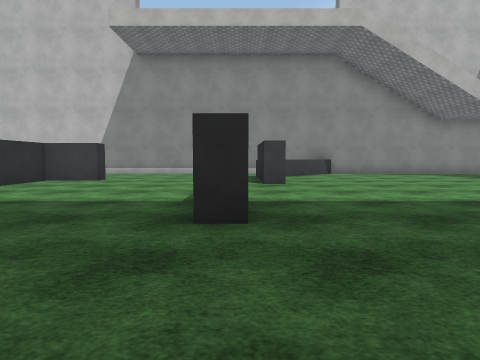
[1] (above)

24 first-person views from a walk through a 3-D level made in the Unity game engine. The camera is 1.2 m above the floor, tilts 4° down and sees 75° across. The floor is counted in squares, 2 m on a side. Each view is taken from the middle of a square. On the plan, view 1 faces up. The plan holds only what a view shows up to about 9 squares ahead; the rest is blank. The place goes on beyond the plan. The player is left out. Some animated figures are not drawn. Some surface patterns are stand-ins.

[2]
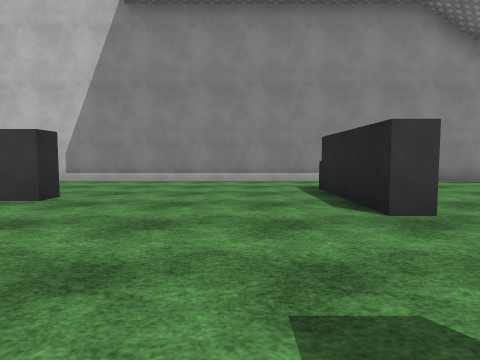

[3]
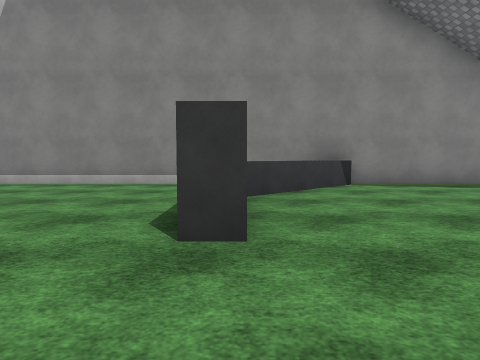

[4]
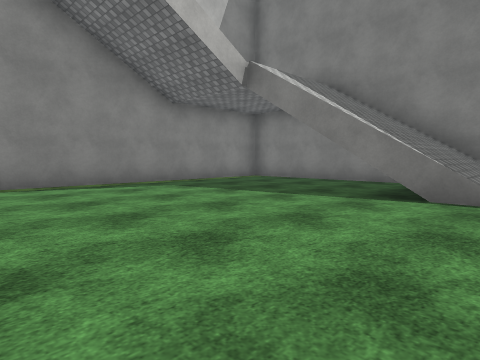

[5]
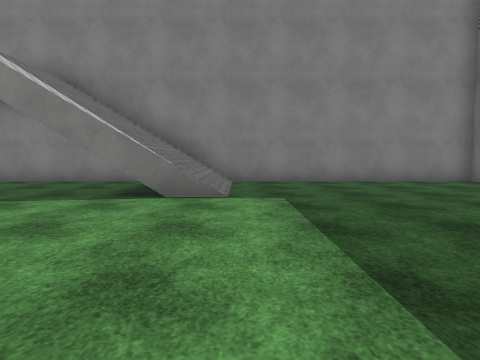

[6]
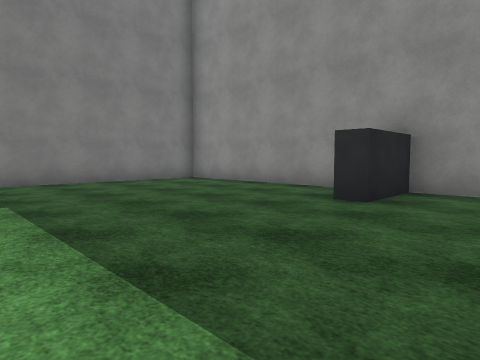

[7]
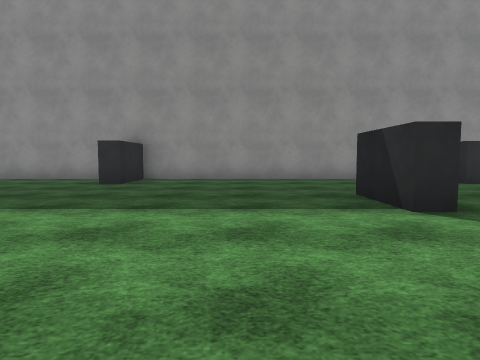

[8]
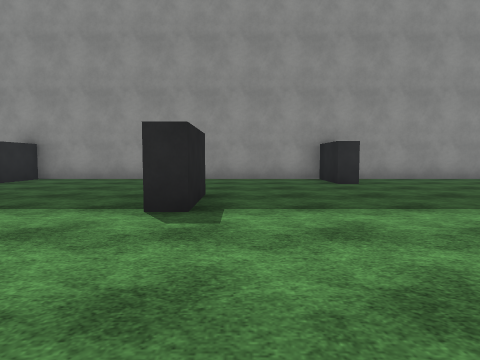

[9]
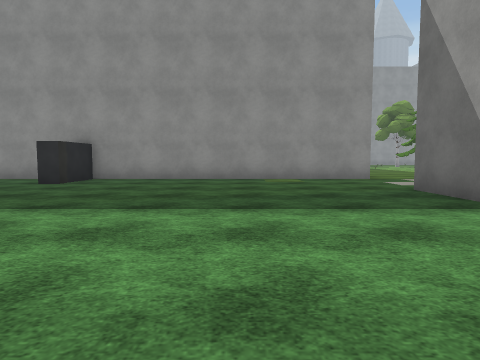

[10]
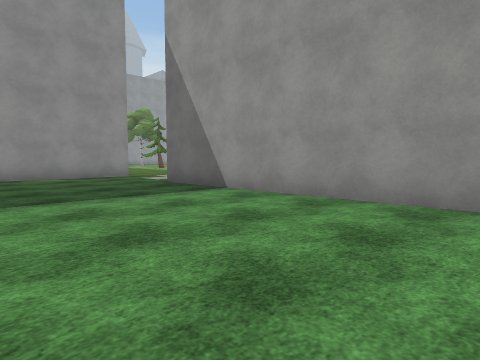

[11]
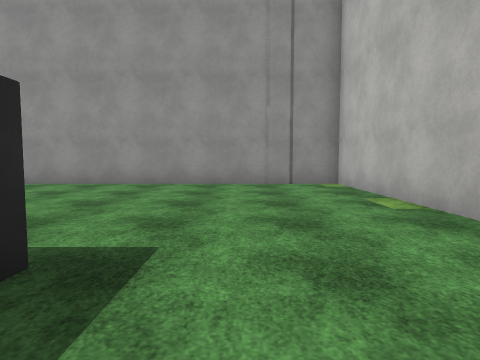

[12]
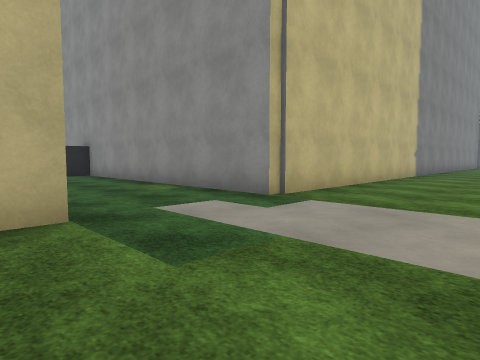

[13]
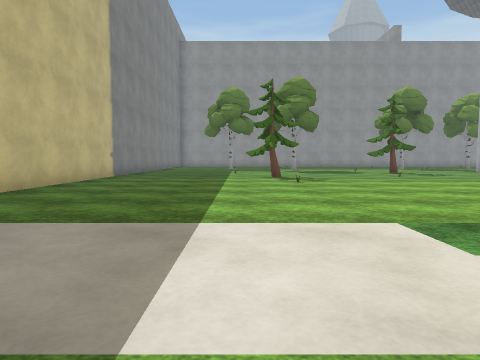

[14]
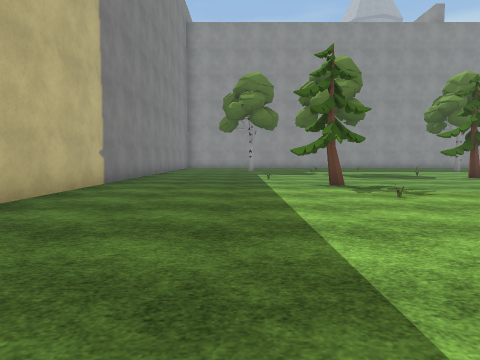

[15]
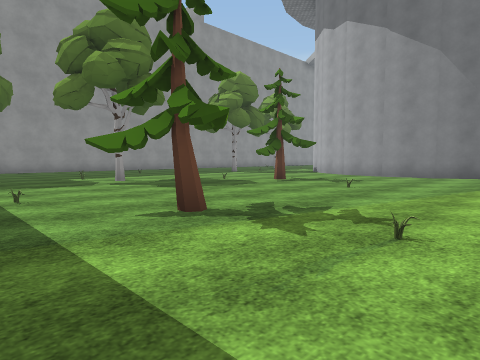

[16]
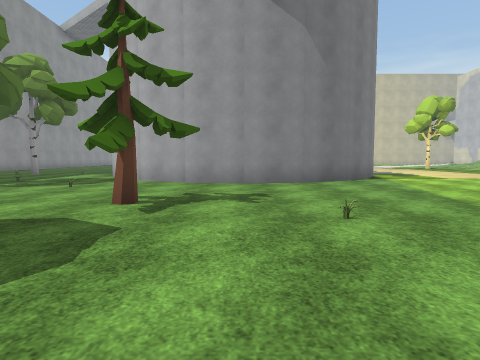

[17]
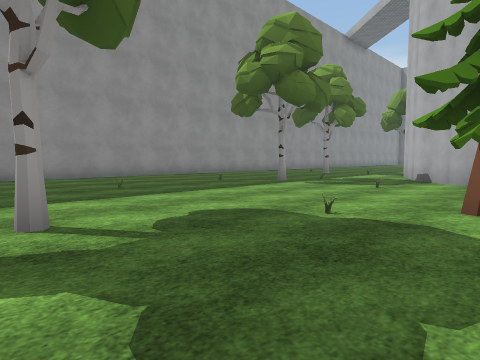

[18]
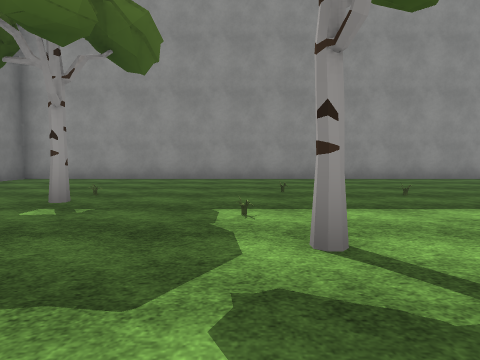

[19]
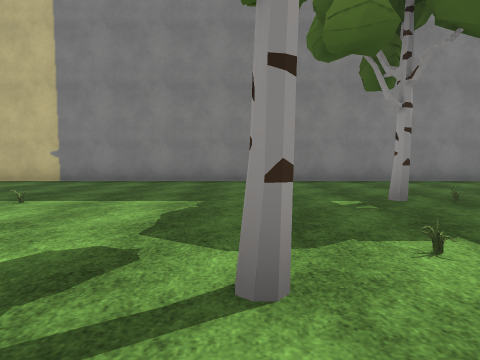

[20]
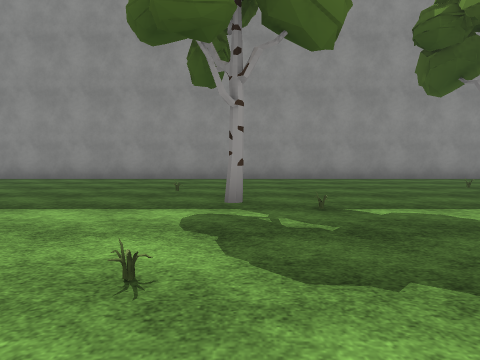

[21]
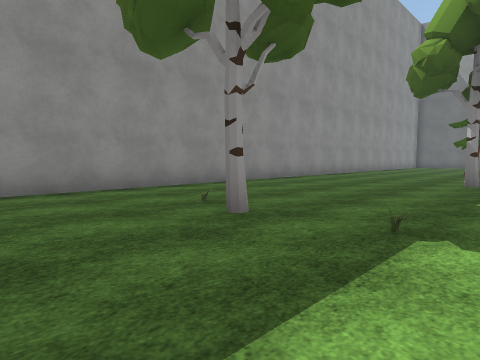

[22]
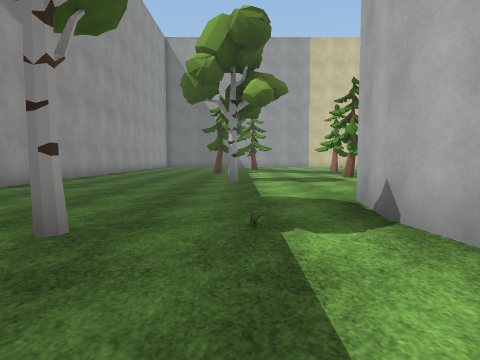

[23]
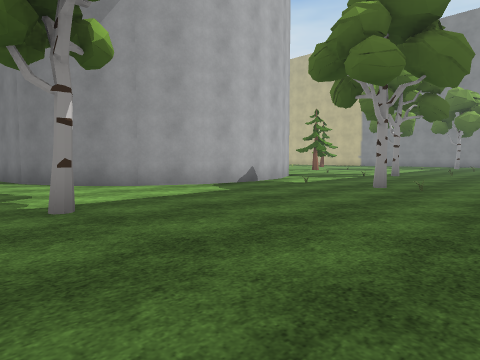

[24]
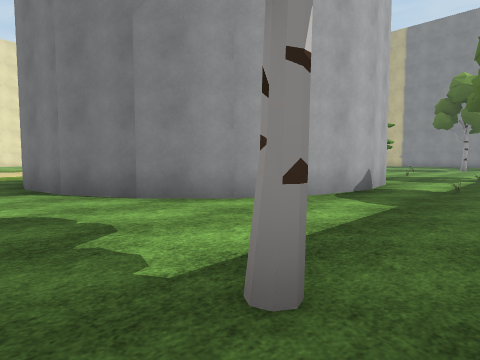

### Floor plan
Points are (right, up) in squares from view 1. A wall is a line through its corners. A room is listed if a view was taken in it or the views show most of it. See-through windows are left out.
Room 1 (views 1, 2, 3, 4, 5, 6, 7, 8, 9, 10, 11)
walls: (-0.4, 4.5) (0.1, 4.5) (0.1, 2.8) (-0.4, 2.8) (-0.4, 4.5); (1.1, 7.2) (0.6, 7.2) (0.6, 10); (-3.8, 8.9) (-3.8, 8.3) (-5.2, 8.3) (-5.2, 6.6); (3.6, 12.2) (1, 9.8); (6, -1) (11, -1) (11, 11.2); (8.5, 12.3) (-11.3, 12.3) (-11.3, 2); (-11.8, -1) (-3.8, -1) (-3.8, 0.8) (-3.3, 0.8) (-3.3, -1) (4.7, -1) (4.7, 0.8) (5.2, 0.8)
ways out: opening at (-12, 1) to room 2
Room 2 (views 12, 13, 14, 15, 16, 17, 18, 19, 20, 21, 22, 23, 24)
walls: (-27.1, -5.4) (-26.3, -6.2) (-25.6, -7.5) (-25.4, -8.9) (-25.6, -10.3) (-26.3, -11.6) (-27.3, -12.7) (-27.9, -12.9); (-28.6, -13.3) (-30.1, -13.5) (-31.5, -13.3) (-32.8, -12.7) (-33.8, -11.6) (-34.5, -10.3) (-34.7, -8.9) (-34.5, -7.5); (-11.8, 2) (-11.8, 2.6); (-36.1, -20) (-11.8, -20) (-11.8, -1)
ways out: opening at (-12, 1) to room 1
objects: other object (-36, -12); tree (-35, -15); other object (-30, -17); other object (-30, -15); tree (-29, -17); other object (-26, -15); tree (-25, -15); other object (-24, -17); other object (-24, -13); tree (-22, -11) to (-21, -11); other object (-21, -16); other object (-21, -12); other object (-21, -8); other object (-19, -17); tree (-19, -13); other object (-18, -14); tree (-17, -8) to (-16, -8); other object (-17, -6); other object (-16, -16); tree (-16, -15); other object (-16, -10)

Where each view was taken, in squares from view 1:
view 1: 0 up, 0 right, facing up
view 2: 4 up, 1 left, facing up
view 3: 5 up, 1 right, facing up
view 4: 5 up, 3 right, facing up-right
view 5: 5 up, 3 right, facing right
view 6: 5 up, 3 right, facing down-right
view 7: 8 up, 2 right, facing down
view 8: 8 up, 1 left, facing down
view 9: 8 up, 8 left, facing down
view 10: 9 up, 7 left, facing down-left
view 11: 10 up, 4 left, facing left
view 12: 3 up, 15 left, facing down-right
view 13: 2 up, 16 left, facing down
view 14: 1 down, 15 left, facing down
view 15: 5 down, 15 left, facing down-left
view 16: 9 down, 18 left, facing left
view 17: 10 down, 18 left, facing down-left
view 18: 11 down, 18 left, facing down
view 19: 13 down, 20 left, facing right
view 20: 11 down, 25 left, facing down
view 21: 14 down, 27 left, facing down-left
view 22: 15 down, 27 left, facing left
view 23: 19 down, 36 left, facing up-right
view 24: 16 down, 36 left, facing up-right
